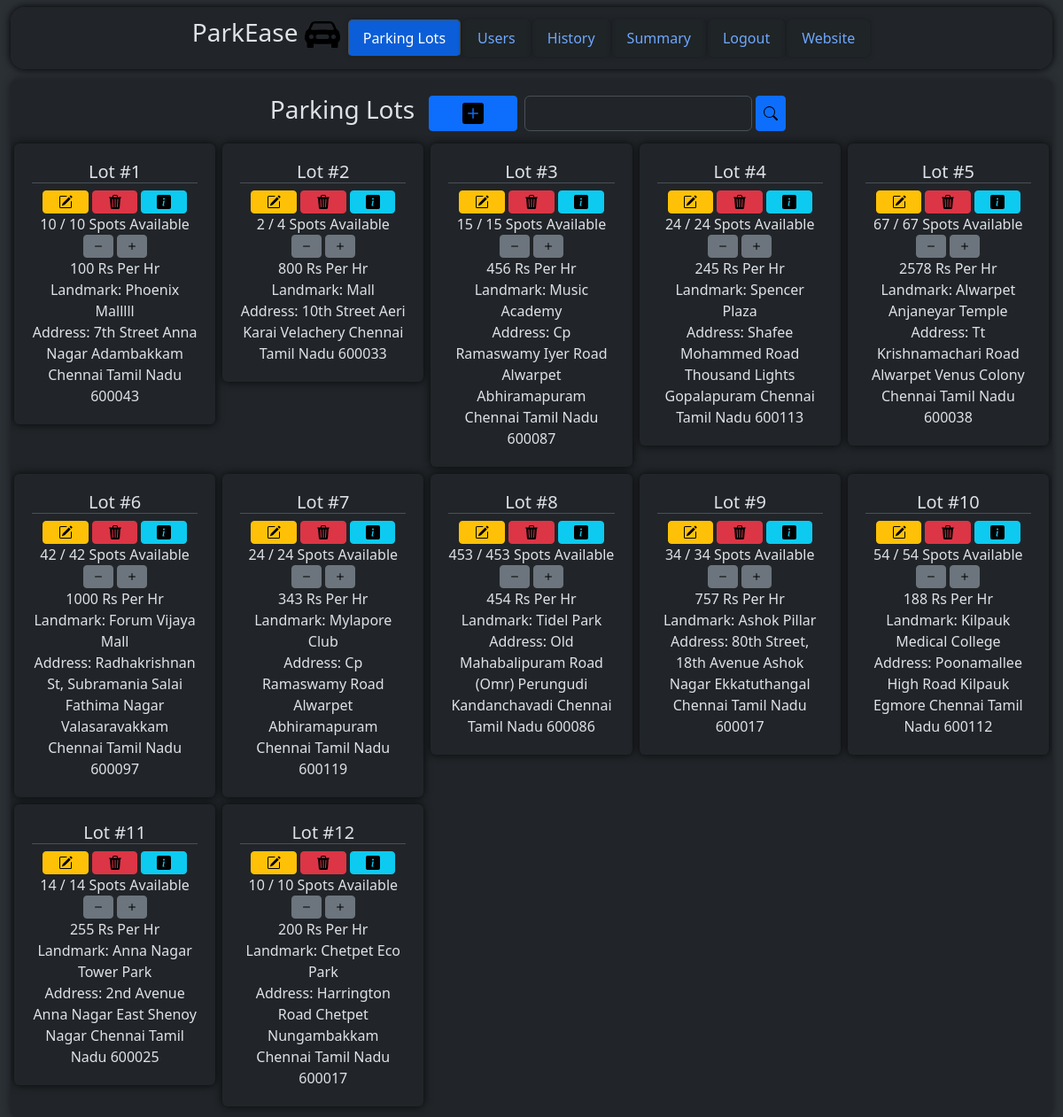
The app's page /admin/dashboard (signed in) with its own data.
### models/parkingInfo.py (models this page shows, shortened)
class ParkingLot(db.Model) :
    __tablename__ = "parkinglot"
    id = db.Column(db.Integer, primary_key = True, autoincrement = True)
    landmark = db.Column(db.String)
    noOfParkingSpots = db.Column(db.Integer)
    pricePerHr = db.Column(db.Integer)
    addressId = db.Column(db.Integer, db.ForeignKey("address.id"))
    address = db.relationship("Address", uselist = False, backref = "parkingLot") #parking lot and address is 1 - 1
    parkingSpots = db.relationship("ParkingSpot", backref = "parkingLot") #parking lot and parking spot is 1 - M

### models/userInfo.py (models this page shows)
class Address(db.Model) :
    __tablename__ = "address"
    id = db.Column(db.Integer, primary_key = True, autoincrement = True)
    streetName = db.Column(db.String)
    locality = db.Column(db.String)
    subLocality = db.Column(db.String)
    city = db.Column(db.String)
    state = db.Column(db.String)
    pinCode = db.Column(db.String)
    def __str__(self) :
        return "{} {} {} {} {} {} {}".format(self.id, self.streetName.lower(), self.locality.lower(), self.subLocality.lower(), self.city.lower(), self.state.lower(), self.pinCode)

### controllers/adminDashboard.py (the view, shortened to what this page needs)
@adminbp.route("/dashboard", methods = ["GET", "POST"])
def dashboard() :
    if request.method == "GET" :
        return render_template("admin/adminDashboard.html", parkingLots = viewParkingLots())

### controllers/adminDashboard.py (called while the page is built)
@adminbp.before_request
def restrict() :
    if session.get("type") != "admin" :
        return redirect(url_for("general.signIn"))

def viewParkingLots() :
    return db.session.execute(db.select(ParkingLot)).scalars().all()

### templates/admin/adminDashboard.html (shortened to what this page needs)
<!DOCTYPE html>
<html class = "h-100" data-bs-theme = "dark">
    <head>
        <link rel = "stylesheet" href = "/static/bootstrap/css/bootstrap.min.css"/>
        <link rel = "stylesheet" href = "/static/css/style.css"/>
    </head>
    <body class = "h-100">
        <div class = "container-fluid bg-body-tertiary min-vh-100">
            <div class = "container-fluid d-flex justify-content-center bg-body">
                <div class = "d-flex justify-content-center align-items-center container-fluid mt-2 rounded-4 position-fixed height" style = "background-color: rgba(33, 37, 41, 0.9); z-index: 1000; box-shadow: 0 0 10px rgb(0, 0, 0); backdrop-filter: blur(3px);">
                    <div class = "overflow-auto" style = "height: 100%; width: 100%;">
                        <ul class = "nav nav-tabs d-flex align-items-center justify-content-center" style = "height: 100%; width: 100%;">
                            <a href = "/" class = "text-decoration-none text-reset me-2">
                                <h3>
                                    ParkEase
                                    <img src = "/static\images\car-front-fill.svg" alt = "Logo" style = "width: 40px;"/>
                                </h3>
                            </a>
                            <li class = "nav-item">
                                <a class = "nav-link active" href = "/admin/dashboard">
                                    Parking Lots
                                </a>
                            </li>
                            <li class = "nav-item">
                                <a class = "nav-link", href = "/admin/dashboard/users">
                                    Users
                                </a>
                            </li>
                            <li class = "nav-item">
                                <a class = "nav-link", href = "/admin/dashboard/history">
                                    History
                                </a>
                            </li>
                            <li class = "nav-item">
                                <a class = "nav-link" href = "/admin/dashboard/summary">
                                    Summary
                                </a>
                            </li>
                            <li class = "nav-item">
                                <a class = "nav-link" href = "/signIn">
                                    Logout
                                </a>
                            </li>
                            <li class = "nav-item">
                                <a class = "nav-link" href = "/">
                                    Website
                                </a>
                            </li>
                        </ul>
                    </div>
                </div>
            </div>
            <div class = "rounded-3 container-fluid bg-body p-2 overflow-auto margin-top" style = "height: 80%; width: 100%; box-shadow: 0 0 10px rgb(24, 26, 29);">
                <div class = "d-flex justify-content-center align-items-center gap-2" style = "height: 60px;">
                    <h3>
                        Parking Lots
                    </h3>
                    <p>
                        <form method = "POST" action = "/admin/dashboard" class = "d-flex">
                            <button type = "submit" name = "action" value = "create" class = "btn btn-primary btn-sm d-flex align-items-center justify-content-center" style = "height: 40px; width: 100px;">
                                <img src = "\static\images\plus-square-fill.svg" alt = "Add A Parking Lot" style = "width: 30%;"/>
                            </button>
                        </form>
                        <form method = "POST" action = "/admin/dashboard/searchResults" class = "d-flex">
                            <input type = "text" name = "searchValue" class = "form-control" style = "height: 40px;"/> &nbsp;
                            <button type = "submit" name = "action" value = "search" class = "btn btn-primary btn-sm d-flex justify-content-center align-items-center" style = "height: 40px;">
                                <img src = "\static\images\search.svg" alt = "Search"/>
                            </button>
                        </form>
                    </p>
                </div>
                <div class = "ms-1 me-1">
                    <div class = "row row-cols-1 row-cols-sm-2 row-cols-md-3 row-cols-lg-4 row-cols-xl-5 row-cols-xxl-6">
                        {% for parkingLot in parkingLots %}
                            <div class = "col p-1">
                                <div class = "card p-1" style = "box-shadow: 0 0 10px rgb(7, 8, 8); border: none">
                                    <form method = "POST" action = "/admin/dashboard" style = "height: 100%; width: 100%;">
                                        <div class = "card-body">
                                            <h5 class = "card-title text-center border-bottom">
                                                Lot #{{ parkingLot.id }}
                                            </h5>
                                            <div class = "container-fluid d-flex align-items-center justify-content-center gap-1">
                                                <button type = "submit" name = "action" value = "edit" class = "btn btn-warning btn-sm d-flex justify-content-center align-items-center" style = "width: 100%;">
                                                    <img src = "\static\images\pencil-square.svg" alt = "Edit"/>
                                                </button>
                                                <button type = "submit" name = "action" value = "delete" class = "btn btn-danger btn-sm d-flex justify-content-center align-items-center" style = "width: 100%;">
                                                    <img src = "\static\images\trash3-fill.svg" alt = "Delete"/>
                                                </button>
                                                <button type = "submit" name = "action" value = "details" class = "btn btn-info btn-sm d-flex justify-content-center align-items-center" style = "width: 100%;">
                                                    <img src = "\static\images\info-square-fill.svg" alt = "Details"/>
                                                </button>
                                            </div>
                                            <div class = "card-text text-center">
                                                {{ parkingLot.parkingSpots | selectattr("status", "equalto", 0) | list | count }} / {{ parkingLot.noOfParkingSpots }} Spots Available
                                                <div class = "container-fluid d-flex align-items-center justify-content-center gap-1">
                                                    <button type = "submit" name = "action" value = "delete1" class = "btn btn-secondary btn-sm d-flex align-items-center justify-content-center">
                                                        <img src = "\static\images\dash.svg" alt = "-1"/>
                                                    </button>
                                                    <button type = "submit" name = "action" value = "add1" class = "btn btn-secondary btn-sm d-flex align-items-center justify-content-center">
                                                        <img src = "\static\images\plus.svg" alt = "+1"/>
                                                    </button>
                                                </div>
                                                {{ parkingLot.pricePerHr }} Rs Per Hr
                                                <br/>
                                                Landmark: {{ parkingLot.landmark }}
                                                <br/>
                                                Address: {{ parkingLot.address.__str__()[2:] | title }}
                                            </div>
                                        </div>
                                    </form>
                                </div>
                            </div>
                        {% endfor %}
                    </div>
                </div>
            </div>
        </div>
    </body>
</html>

### static/css/style.css (style rules this page uses)
.nav-tabs { border: none; }
.nav-tabs .nav-link { border-radius: 5px; margin: 1px; box-shadow: 0 0 5px rgb(25, 28, 31); backdrop-filter: blur(1px); }
.nav-tabs .nav-link.active { background-color: rgb(11, 94, 215); }
.height { height: 70px; width: 98%; }
.margin-top { margin-top: 90px }

### records on screen
ParkingLot: id "1", parkingSpots|selectattr "10", noOfParkingSpots "10", pricePerHr "100", landmark "Phoenix Malllll", address "7th Street Anna Nagar Adambakkam Chennai Tamil Nadu 600043"
ParkingLot: id "2", parkingSpots|selectattr "2", noOfParkingSpots "4", pricePerHr "800", landmark "Mall", address "10th Street Aeri Karai Velachery Chennai Tamil Nadu 600033"
ParkingLot: id "3", parkingSpots|selectattr "15", noOfParkingSpots "15", pricePerHr "456", landmark "Music Academy", address "Cp Ramaswamy Iyer Road Alwarpet Abhiramapuram Chennai Tamil Nadu 600087"
ParkingLot: id "4", parkingSpots|selectattr "24", noOfParkingSpots "24", pricePerHr "245", landmark "Spencer Plaza", address "Shafee Mohammed Road Thousand Lights Gopalapuram Chennai Tamil Nadu 600113"
ParkingLot: id "5", parkingSpots|selectattr "67", noOfParkingSpots "67", pricePerHr "2578", landmark "Alwarpet Anjaneyar Temple", address "Tt Krishnamachari Road Alwarpet Venus Colony Chennai Tamil Nadu 600038"
ParkingLot: id "6", parkingSpots|selectattr "42", noOfParkingSpots "42", pricePerHr "1000", landmark "Forum Vijaya Mall", address "Radhakrishnan St, Subramania Salai Fathima Nagar Valasaravakkam Chennai Tamil Nadu 600097"
ParkingLot: id "7", parkingSpots|selectattr "24", noOfParkingSpots "24", pricePerHr "343", landmark "Mylapore Club", address "Cp Ramaswamy Road Alwarpet Abhiramapuram Chennai Tamil Nadu 600119"
ParkingLot: id "8", parkingSpots|selectattr "453", noOfParkingSpots "453", pricePerHr "454", landmark "Tidel Park", address "Old Mahabalipuram Road (Omr) Perungudi Kandanchavadi Chennai Tamil Nadu 600086"
ParkingLot: id "9", parkingSpots|selectattr "34", noOfParkingSpots "34", pricePerHr "757", landmark "Ashok Pillar", address "80th Street, 18th Avenue Ashok Nagar Ekkatuthangal Chennai Tamil Nadu 600017"
ParkingLot: id "10", parkingSpots|selectattr "54", noOfParkingSpots "54", pricePerHr "188", landmark "Kilpauk Medical College", address "Poonamallee High Road Kilpauk Egmore Chennai Tamil Nadu 600112"
ParkingLot: id "11", parkingSpots|selectattr "14", noOfParkingSpots "14", pricePerHr "255", landmark "Anna Nagar Tower Park", address "2nd Avenue Anna Nagar East Shenoy Nagar Chennai Tamil Nadu 600025"
ParkingLot: id "12", parkingSpots|selectattr "10", noOfParkingSpots "10", pricePerHr "200", landmark "Chetpet Eco Park", address "Harrington Road Chetpet Nungambakkam Chennai Tamil Nadu 600017"
